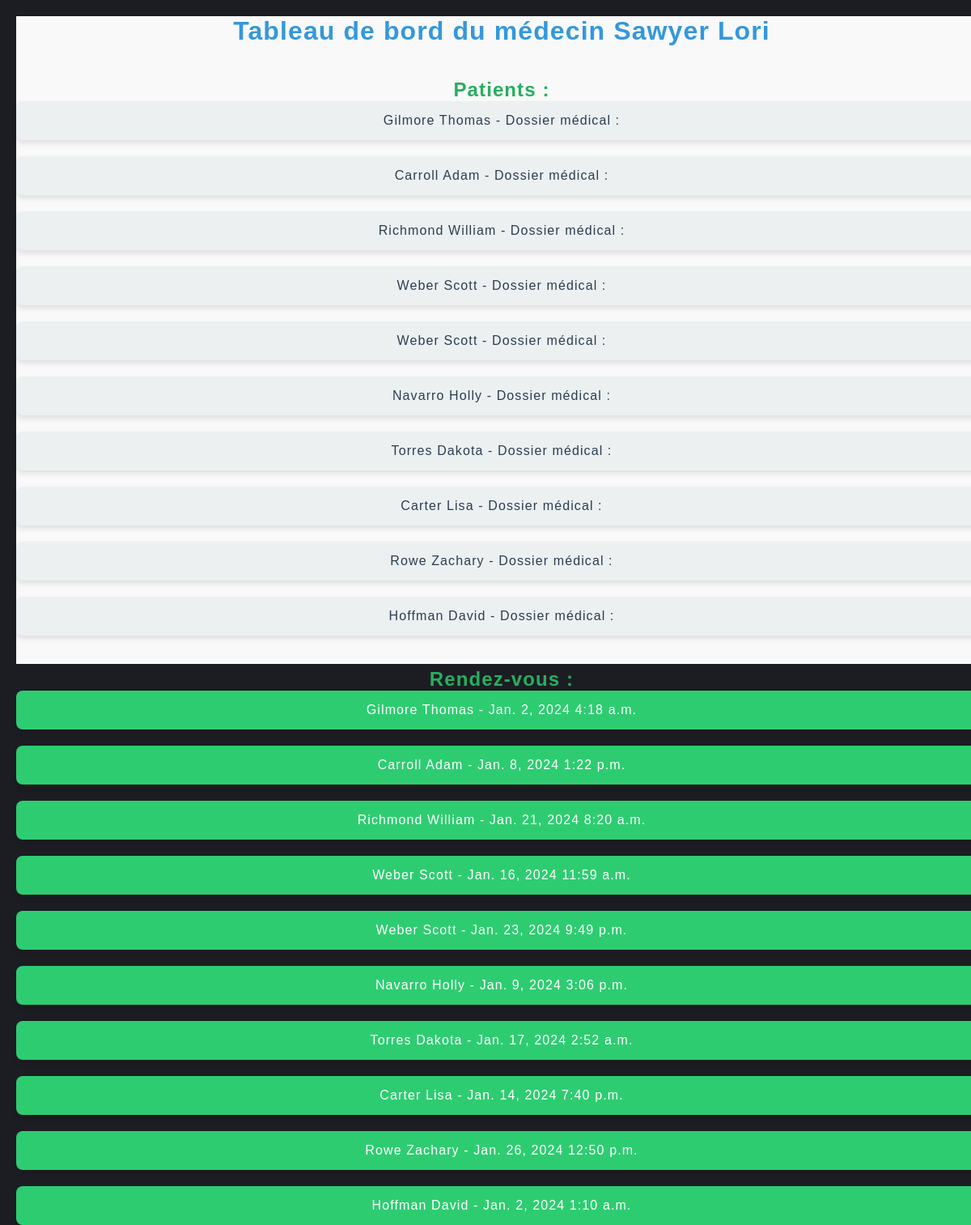
The app's page /dashboard/ (signed in) with its own data.
### clinique/models.py (models this page shows, shortened)
class Medecin(models.Model):
    nom = models.CharField(max_length=100)
    prenom = models.CharField(max_length=100)
    password= models.CharField(max_length=128, default='admin')
    dn = models.DateField()
    specialite = models.CharField(max_length=100)
    departement=models.ForeignKey(Departement, on_delete=models.CASCADE)
    tel_regex = RegexValidator(
        regex=r'^(05|06|07)[0-9]{8}$',
        message="Le numéro de téléphone doit contenir 10 chiffres commançant par 05 ou 06 ou 07."
    )
    tel = models.CharField(
        validators=[tel_regex],
        max_length=10
    )
    email_regex = RegexValidator(
        regex=r'^[a-zA-Z0-9._%+-]+@[a-zA-Z0-9.-]+\.[a-zA-Z]{2,}$',
        message="Veuillez saisir une adresse e-mail valide."
    )
    email = models.EmailField(
        validators=[email_regex]
    )
    disponibilite = models.BooleanField(default=True)

class Patient(models.Model):
    nom = models.CharField(max_length=100)
    prenom = models.CharField(max_length=100)
    dn = models.DateField()
    choix_sexe = [('F','Féminin'), ('M', 'Masculin')]
    sexe = models.CharField(max_length=1, choices=choix_sexe, default='F')
    adresse = models.CharField(max_length=100, null=True)
    nss = models.IntegerField(unique=True)
    email = models.EmailField(unique=True,null=True, blank=True)
    password = models.CharField(max_length=128,null=True, blank=True)

class RendezVous(models.Model):
    patient = models.ForeignKey(Patient, on_delete=models.CASCADE , related_name='rendezvous_set')
    medecin = models.ForeignKey(Medecin, on_delete=models.CASCADE)
    date = models.DateField()
    heure = models.TimeField()
    departement = models.ForeignKey(Departement, on_delete=models.CASCADE)
    sujet = models.TextField(default="")

### clinique/views.py (the view)
# urls.py: path('dashboard/' , views.medecin_dashboard_view,name='dashboard'),
def medecin_dashboard_view(request):
    medecin_email = request.session.get('medecin_email', None)
    medecin = Medecin.objects.get(email=medecin_email)
    rendezvous = RendezVous.objects.filter(medecin=medecin)
    patients = [rdv.patient for rdv in rendezvous]
    context = {
        'medecin': medecin,
        'rendezvous': rendezvous,
        'patients': patients,
    }
    return render(request, 'dashboard.html', context)

### clinique/templates/dashboard.html (shortened to what this page needs)
<!DOCTYPE html>
<html lang="fr">
<head>
    {% load static %}
    <link rel="stylesheet" href="{% static 'inscription.css'%}">
</head>
<body>
    <body>
        <h1>Tableau de bord du médecin {{ medecin.nom }} {{ medecin.prenom }}</h1>
        <h2>Patients :</h2>
        <ul id="patients-list">
            {% for patient in patients %}
                <li class="{% if not patient.dossiermedical %}no-dossier{% endif %}">
                    {{ patient.nom }} {{ patient.prenom }}
                    {% if patient.dossiermedical %}
                        - Dossier médical : {{ patient.dossiermedical.description }}
                    {% else %}
                        - Aucun dossier médical
                    {% endif %}
                </li>
            {% endfor %}
        </ul>
        <h2>Rendez-vous :</h2>
        <ul id="rendezvous-list">
            {% for rdv in rendezvous %}
                <li>{{ rdv.patient.nom }} {{ rdv.patient.prenom }} - {{ rdv.date }} {{ rdv.heure }}</li>
            {% endfor %}
        </ul>
    </body>
</body>
</html>

### clinique/static/inscription.css (style rules this page uses)
html { margin-top: 0px; padding-top:0px ; }
h2 { text-align: center; color: #333; }
html { box-sizing: border-box; }
*, *:before, *:after { box-sizing: inherit; padding: 0; margin: 0; letter-spacing: 1.1px; }
body, html { width: 100%; height: 100%; background: #1c1d22; font-family: "Varela Round", sans-serif; }

### clinique/templates/dashboard.html (style rules this page uses)
* { margin: 0; padding: 0; box-sizing: border-box; }
body { font-family: 'Arial', sans-serif; background-color: #f9f9f9; text-align: center; margin: 20px; }
h1 { color: #3498db; margin-bottom: 30px; }
h2 { color: #27ae60; margin-top: 40px; }
ul#patients-list { list-style-type: none; padding: 0; }
ul#patients-list li { background-color: #ecf0f1; color: #2c3e50; padding: 15px; border-radius: 8px; box-shadow: 0 4px 6px rgba(0, 0, 0, 0.1); margin-bottom: 20px; display: block; }
ul#rendezvous-list { list-style-type: none; padding: 0; }
ul#rendezvous-list li { background-color: #2ecc71; color: #fff; padding: 15px; border-radius: 8px; box-shadow: 0 4px 6px rgba(0, 0, 0, 0.1); margin-bottom: 20px; display: block; }

### records on screen
Medecin: nom "Sawyer", prenom "Lori"
Patient: nom "Gilmore", prenom "Thomas"
Patient: nom "Carroll", prenom "Adam"
Patient: nom "Richmond", prenom "William"
Patient: nom "Weber", prenom "Scott"
Patient: nom "Navarro", prenom "Holly"
Patient: nom "Torres", prenom "Dakota"
Patient: nom "Carter", prenom "Lisa"
Patient: nom "Rowe", prenom "Zachary"
Patient: nom "Hoffman", prenom "David"
RendezVous: patient.nom "Gilmore", patient.prenom "Thomas", date "Jan. 2, 2024", heure "4:18 a.m."
RendezVous: patient.nom "Carroll", patient.prenom "Adam", date "Jan. 8, 2024", heure "1:22 p.m."
RendezVous: patient.nom "Richmond", patient.prenom "William", date "Jan. 21, 2024", heure "8:20 a.m."
RendezVous: patient.nom "Weber", patient.prenom "Scott", date "Jan. 16, 2024", heure "11:59 a.m."
RendezVous: patient.nom "Weber", patient.prenom "Scott", date "Jan. 23, 2024", heure "9:49 p.m."
RendezVous: patient.nom "Navarro", patient.prenom "Holly", date "Jan. 9, 2024", heure "3:06 p.m."
RendezVous: patient.nom "Torres", patient.prenom "Dakota", date "Jan. 17, 2024", heure "2:52 a.m."
RendezVous: patient.nom "Carter", patient.prenom "Lisa", date "Jan. 14, 2024", heure "7:40 p.m."
RendezVous: patient.nom "Rowe", patient.prenom "Zachary", date "Jan. 26, 2024", heure "12:50 p.m."
RendezVous: patient.nom "Hoffman", patient.prenom "David", date "Jan. 2, 2024", heure "1:10 a.m."
